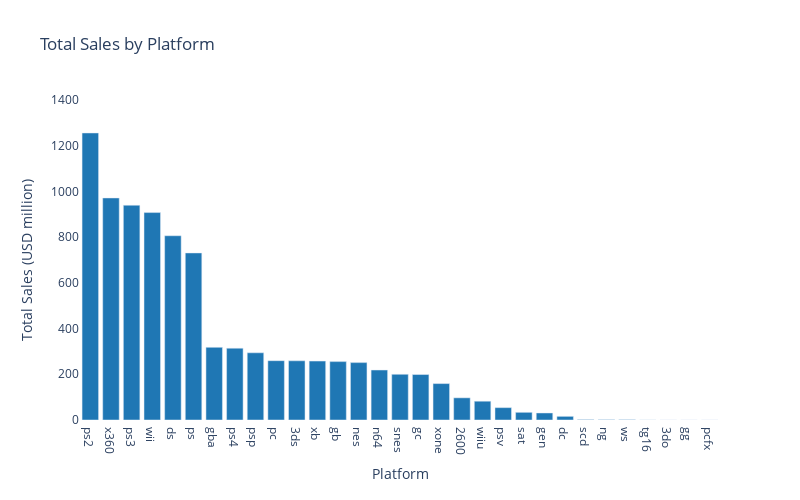

The cell this chart's notebook holds for it:
### Code cell
# Create a bar chart for total sales by platform
plat_bar = px.bar(sales_by_plat, x='platform', y='total_sales', 
                  title='Total Sales by Platform',
                  labels={'total_sales':'Total Sales (USD million)', 'platform':'Platform'},
                  color_discrete_sequence=[px.colors.qualitative.D3[0]],
                  width=800, height=500)

plat_bar.update_layout({
    'plot_bgcolor':'rgba(0, 0, 0, 0)',
    'paper_bgcolor':'rgba(0, 0, 0, 0)'
})

plat_bar.update_layout(xaxis={'categoryorder':'total descending'}) # Arrange in order from expensive to inexpensive

plat_bar.update_xaxes(showgrid=False) # Turn off x grid
plat_bar.update_yaxes(range=[0, 1400], showgrid=False) # Turn off y grid

plat_bar.show()

### Figure 1 — Plotly figure (JSON) as saved in the notebook; plotly's stock layout.template omitted (floating-point values rounded to 4 significant figures)
{"data": [{"alignmentgroup": "True", "hovertemplate": "Platform=%{x}<br>Total Sales (USD million)=%{y}<extra></extra>", "legendgroup": "", "marker": {"color": "#1F77B4", "pattern": {"shape": ""}}, "name": "", "offsetgroup": "", "orientation": "v", "showlegend": false, "textposition": "auto", "type": "bar", "x": ["ps2", "x360", "ps3", "wii", "ds", "ps", "gba", "ps4", "psp", "pc", "3ds", "xb", "gb", "nes", "n64", "snes", "gc", "xone", "2600", "wiiu", "psv", "sat", "gen", "dc", "scd", "ng", "ws", "tg16", "3do", "gg", "pcfx"], "xaxis": "x", "y": [1256.0, 971.4, 939.6, 907.5, 806.1, 730.9, 317.9, 314.1, 294.1, 259.5, 259, 257.7, 255.5, 251.1, 218.7, 200.0, 198.9, 159.3, 96.98, 82.19, 54.07, 33.59, 30.74, 15.95, 1.86, 1.44, 1.42, 0.16, 0.1, 0.04, 0.03], "yaxis": "y"}], "layout": {"barmode": "relative", "height": 500, "legend": {"tracegroupgap": 0}, "paper_bgcolor": "rgba(0, 0, 0, 0)", "plot_bgcolor": "rgba(0, 0, 0, 0)", "title": {"text": "Total Sales by Platform"}, "width": 800, "xaxis": {"anchor": "y", "categoryorder": "total descending", "domain": [0, 1], "showgrid": false, "title": {"text": "Platform"}}, "yaxis": {"anchor": "x", "domain": [0, 1], "range": [0, 1400], "showgrid": false, "title": {"text": "Total Sales (USD million)"}}}}
